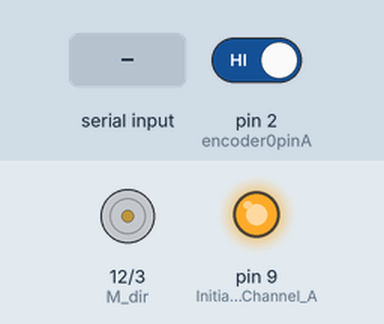
Bench run of a sketch on a simulated Arduino Uno, built with avr-gcc and run on an emulated ATmega328P. Parts: direction and speed pins drawn as motors (green arrow = direction pin HIGH = forward, orange = LOW = backward, longer = more drive), output pins drawn as LEDs (lit = HIGH). The inputs (shaded band) are chosen by the test bench; at power-on: pin 2 (encoder0pinA) HIGH. What the sketch prints to the serial monitor is not drawn.

Above: at 1.2 s.
1.3 s: "<90,45,200>" received over Serial
At 2.0 s:
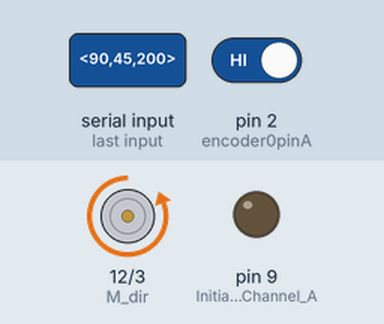
2.8 s: "<90,45>" received over Serial
At 4.0 s:
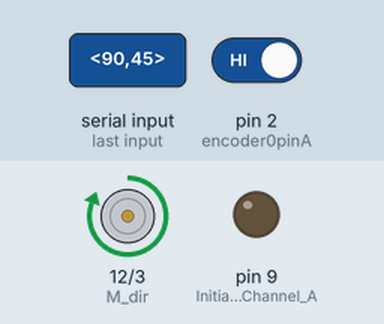
4.3 s: "<0>" received over Serial
At 5.2 s:
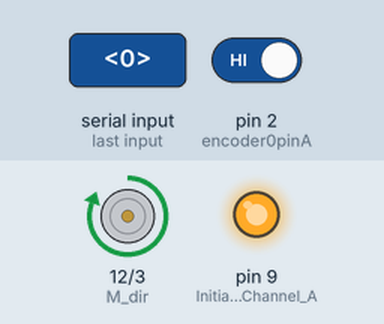
5.8 s: "<30,150,10>" received over Serial
At 6.6 s:
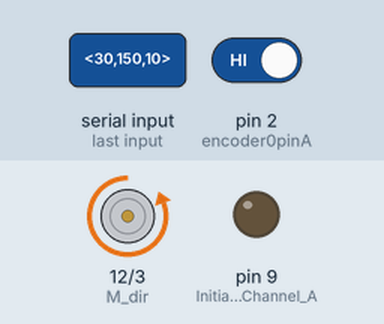
7.3 s: "<30,150>" received over Serial
At 7.6 s:
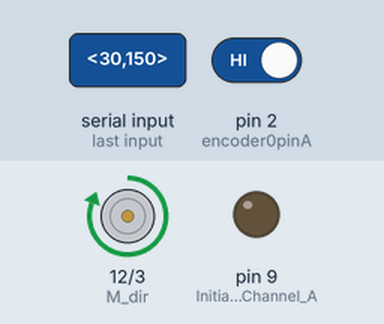
Timing chart, 0 to 9.8 s (numbered marks = the images above; inputs shaded):
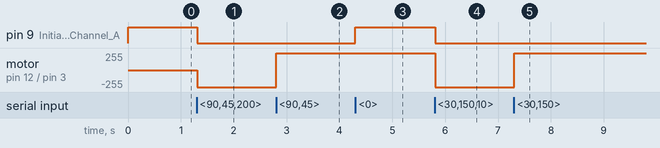

The sketch:

DC_PID_motor.ino
```cpp
/*
 Name:		DC_PID_motor.ino
 Created:	15.01.2019 19:22:27
 Author:	Mateusz Kotasinski
*/

#include <PID_v1.h>
#include "motorShieldL298P.h"

const byte encoder0pinA = 2; //A pin -> the interrupt pin 0
const byte encoder0pinB = 3; //B pin -> the digital pin 3
int M_pwm = 3; //The enabling of motor driver board connection to the digital interface responsible for pwm signal
int M_dir = 12; //The enabling of L298PDC motor driver board connection to the digital interface responsible for direction signal
int M_break = 9; //The enabling of L298PDC motor driver board connection to the digital interface responsible for break signal
byte encoder0PinALast;
double duration, abs_duration;//the number of the pulses
boolean Direction; //the rotation direction
boolean result;

double val_output; //Power supplied to the motor PWM value.
double Setpoint;
double Kp = 0.6, Ki = 5, Kd = 0;
PID myPID(&abs_duration, &val_output, &Setpoint, Kp, Ki, Kd, DIRECT);
Engine engine;

void setup()
{
	Serial.begin(9600); //Initialize the serial port
	pinMode(M_dir, OUTPUT);   //Control port settings DC motor driver board for the output mode
	pinMode(M_pwm, OUTPUT);
	Setpoint = 80;  //Set the output value of the PID
	myPID.SetMode(AUTOMATIC); //PID is set to automatic mode
	myPID.SetSampleTime(100); //Set PID sampling frequency is 100ms
	EncoderInit(); //Initialize the module
}

void loop()
{
	engine.getDataFromPC();
	Setpoint = engine.speed;
	engine.motorMove(val_output);

	abs_duration = abs(duration);
	result = myPID.Compute(); //PID conversion is complete and returns 1
	if (result)
	{
		Serial.print("<");
		Serial.print((int)duration*(-1));
		Serial.print(">\n");
		duration = 0; //Count clear, wait for the next count
	}


}

void EncoderInit()
{
	Direction = true; //default -> Forward
	pinMode(encoder0pinB, INPUT);
	attachInterrupt(0, wheelSpeed, CHANGE);
}

void wheelSpeed()
{
	int Lstate = digitalRead(encoder0pinA);
	if ((encoder0PinALast == LOW) && Lstate == HIGH)
	{
		int val = digitalRead(encoder0pinB);
		if (val == LOW && Direction)
		{
			Direction = false; //Reverse
		}
		else if (val == HIGH && !Direction)
		{
			Direction = true;  //Forward
		}
	}
	encoder0PinALast = Lstate;

	if (!Direction)  duration++;
	else  duration--;

}
```

motorShieldL298P.cpp
```cpp
#include "motorShieldL298P.h"


Engine::Engine()
{

	pinMode(12, OUTPUT); //Initiates Motor Channel A pin
	pinMode(9, OUTPUT); //Initiates Brake Channel A pin
	start = 0;
	pwm = 0;
	dir = 0;

}


Engine::~Engine()
{
}


void Engine::motorMove(double pwm) {

	if (start == 0) {
		digitalWrite(9, HIGH);
	}
	else {
		digitalWrite(9, LOW);
		analogWrite(3, pwm);
	}
	if (dir == 0) {
		digitalWrite(12, HIGH);
	}
	else {
		digitalWrite(12, LOW);
	}

}

void Engine::getDataFromPC() {

	while (Serial.available() > 0) {

		char x = Serial.read();

		// the order of these IF clauses is significant

		if (x == this->endMarker) {
			this->readInProgress = false;
			this->inputBuffer[this->bytesRecvd] = 0;
			parseData();
		}

		if (this->readInProgress) {
			this->inputBuffer[this->bytesRecvd] = x;
			this->bytesRecvd++;
			if (this->bytesRecvd == this->buffSize) {
				this->bytesRecvd = this->buffSize - 1;
			}
		}

		if (x == this->startMarker) {
			this->bytesRecvd = 0;
			this->readInProgress = true;
		}
	}
}

// This function split data into its parts
void Engine::parseData() {

	char * strtokIndx; // this is used by strtok() as an index

	strtokIndx = strtok(inputBuffer, ",");
	this->start = atoi(strtokIndx);

	strtokIndx = strtok(NULL, ",");
	this->speed = atoi(strtokIndx);

	strtokIndx = strtok(NULL, ",");
	this->dir = atoi(strtokIndx);
}
```

motorShieldL298P.h
```cpp
#pragma once
#include <Arduino.h>

class Engine
{

public:
	int speed = 80;

private:
	int delaylegnth;
	int start;
	int pwm;
	int dir;
	const byte buffSize = 45;
	char inputBuffer[45];
	const char startMarker = '<';
	const char endMarker = '>';
	const char cmdMarker = '#';
	const char cmdEndMarker = '$';
	byte bytesRecvd = 0;
	boolean readInProgress = false;
	String inputString;         // a string to hold incoming data
	boolean stringComplete = false;  // whether the string is complete
	String commandString;
	int inputValue;


public:
	Engine();
	~Engine();
	void motorMove(double);
	void getDataFromPC();


private:
	void parseData();
};
```

Measured:
- after the input at 1.3 s, pin 9 (Initiates_Brake_Channel_A): HIGH → LOW at once; motor on pin 12 (M_dir) / pin 3 (encoder0pinB): stopped → backward 255/255 at once
- after the input at 2.8 s, motor on pin 12 (M_dir) / pin 3 (encoder0pinB): backward 255/255 → forward 255/255 at once
- after the input at 4.3 s, pin 9 (Initiates_Brake_Channel_A): LOW → HIGH at once
- after the input at 5.8 s, pin 9 (Initiates_Brake_Channel_A): HIGH → LOW at once; motor on pin 12 (M_dir) / pin 3 (encoder0pinB): forward 255/255 → backward 255/255 at once
- after the input at 7.3 s, motor on pin 12 (M_dir) / pin 3 (encoder0pinB): backward 255/255 → forward 255/255 at once
